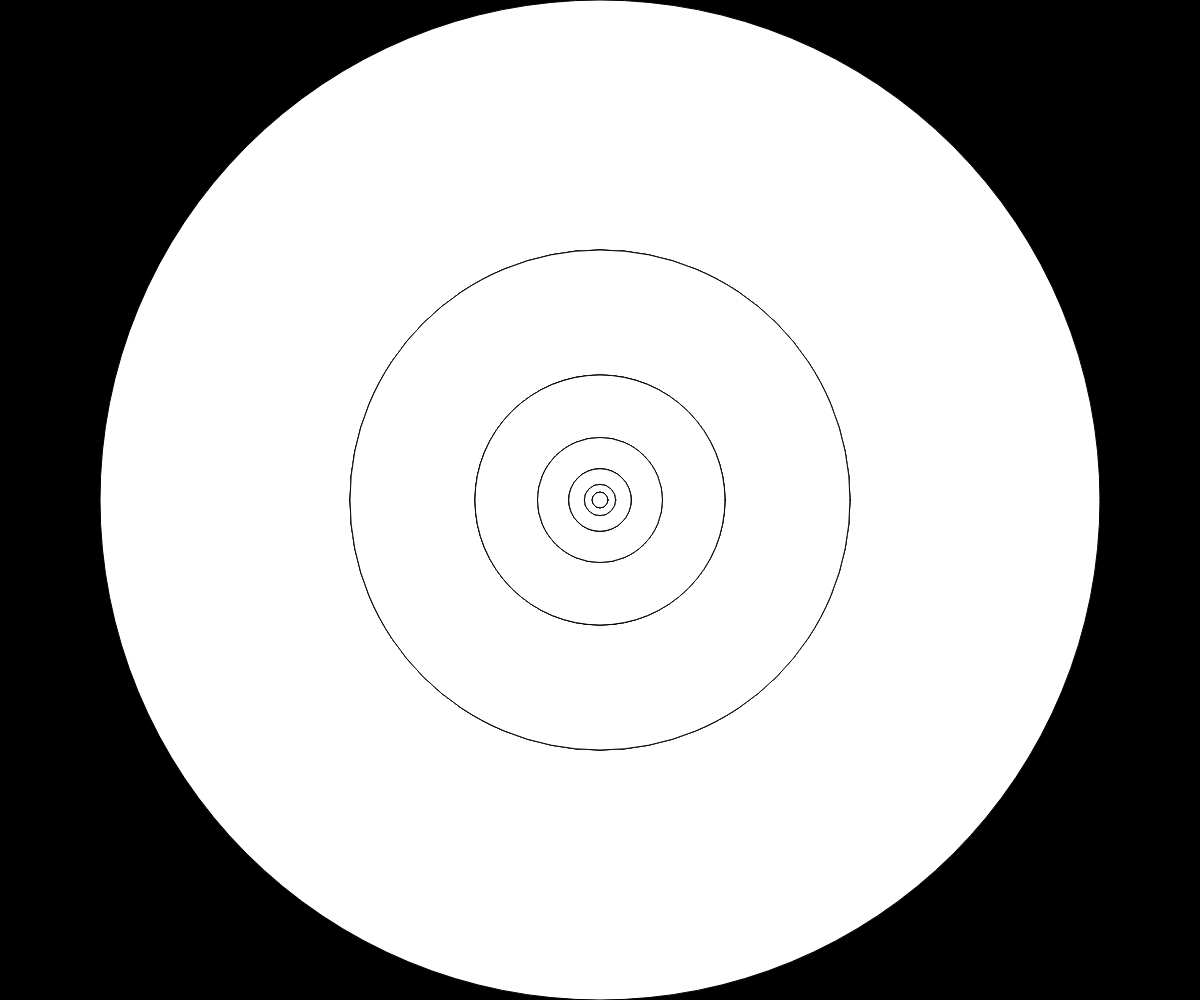
Frame 1 (no input)
Frame 60 (no input): identical to frame 1, image omitted
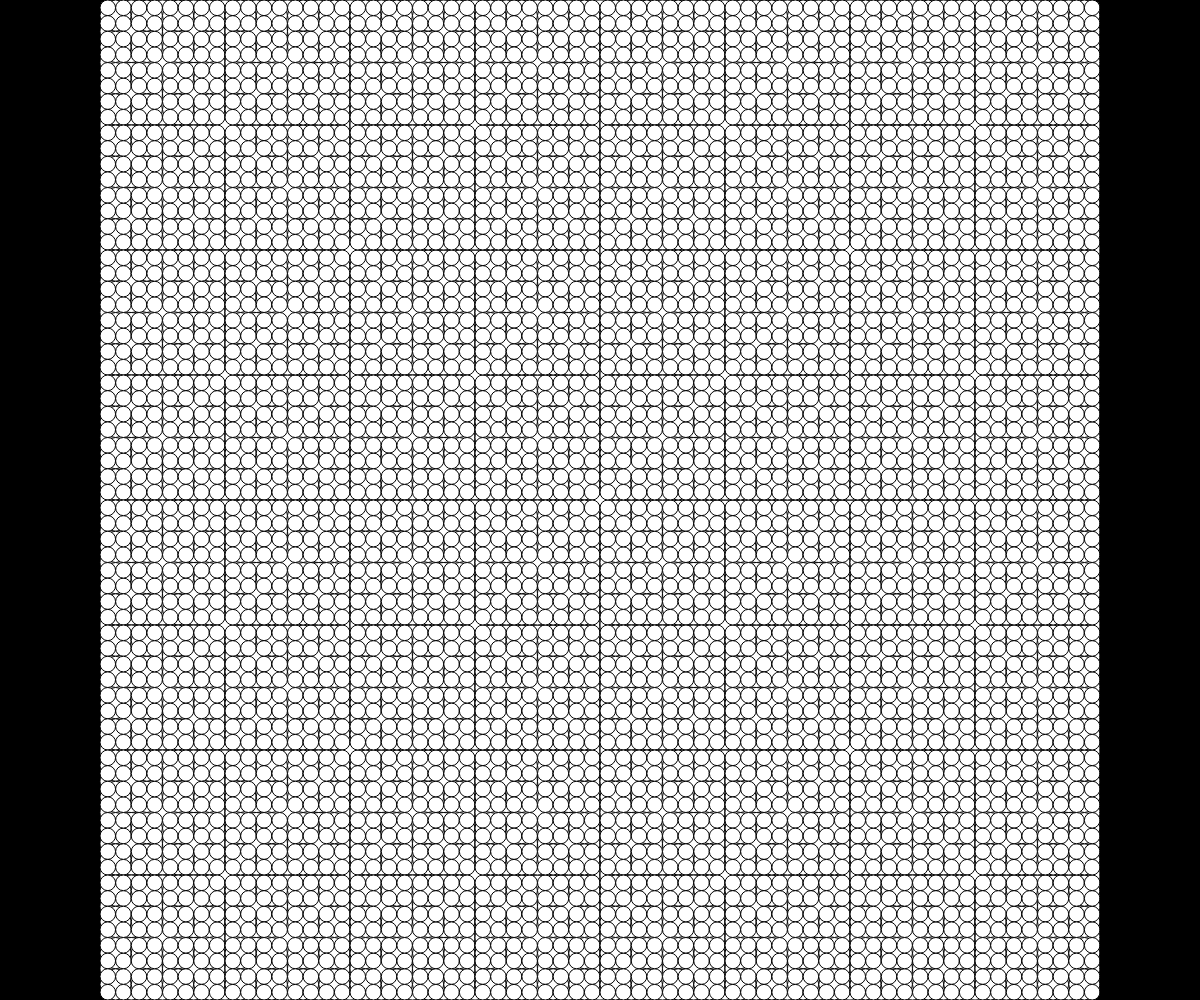
Frame 120 (the mouse pressed at the canvas centre since frame 60)

The p5.js sketch that drew these frames (run headless with seeded random() and noise() and a simulated clock; from frame 60 on, the mouse is pressed at the canvas centre):

// p5.js sketch
// ── sketch.js
// Circle Recursion

let theColors = ["white", "red", "blue", "yellow", "green", 
                 "orange", "purple", "violet"];

function setup() {
  createCanvas(windowWidth, windowHeight);
}

function draw() {
  background("black");
  recursiveCircle(width/2, height/2, height, 0);
}

function recursiveCircle(x, y, diameter, level) {
  //fill(theColors[level]);
  circle(x, y, diameter);

  if (diameter > 25) {
    recursiveCircle(x - (mouseX/width/2)*diameter, y - (mouseY/height/2)*diameter, diameter/2, level+1);
    recursiveCircle(x - (mouseX/width/2)*diameter, y + (mouseY/height/2)*diameter, diameter/2, level+1);
    recursiveCircle(x + (mouseX/width/2)*diameter, y + (mouseY/height/2)*diameter, diameter/2, level+1);
    recursiveCircle(x + (mouseX/width/2)*diameter, y - (mouseY/height/2)*diameter, diameter/2, level+1);
  }
}
